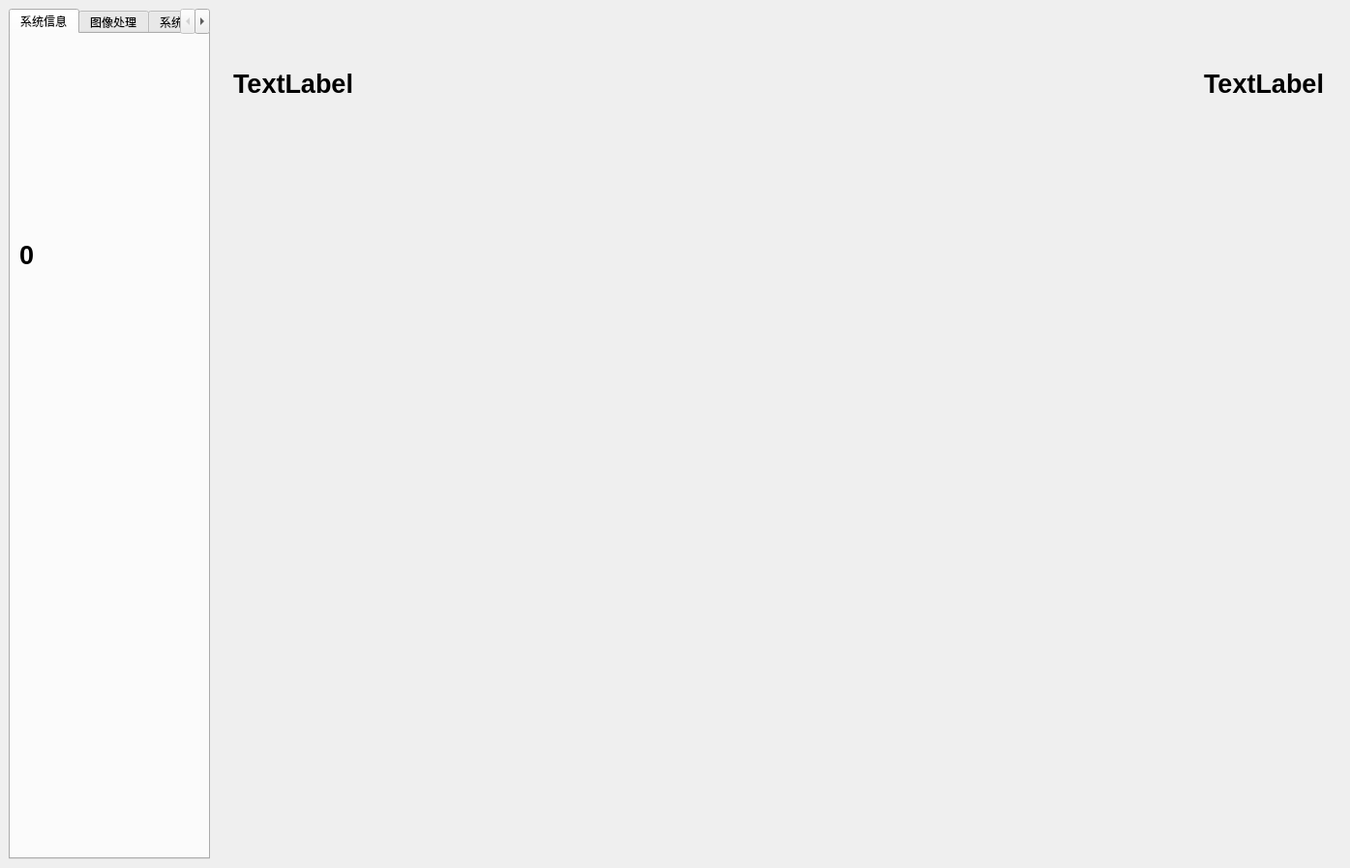
<?xml version="1.0" encoding="UTF-8"?>
<ui version="4.0">
 <class>MainWindow_UI</class>
 <widget class="QMainWindow" name="MainWindow_UI">
  <property name="geometry">
   <rect>
    <x>0</x>
    <y>0</y>
    <width>1395</width>
    <height>897</height>
   </rect>
  </property>
  <property name="windowTitle">
   <string>MainWindow</string>
  </property>
  <widget class="QWidget" name="centralwidget">
   <property name="layoutDirection">
    <enum>Qt::LayoutDirection::LeftToRight</enum>
   </property>
   <layout class="QGridLayout" name="gridLayout">
    <item row="0" column="0">
     <widget class="QFrame" name="frame_menu">
      <property name="maximumSize">
       <size>
        <width>208</width>
        <height>16777215</height>
       </size>
      </property>
      <property name="styleSheet">
       <string notr="true">QFrame {
    background-color: transparent; /* 背景透明 */
    border: none;                /* 移除边框 */
}</string>
      </property>
      <property name="frameShape">
       <enum>QFrame::Shape::StyledPanel</enum>
      </property>
      <property name="frameShadow">
       <enum>QFrame::Shadow::Raised</enum>
      </property>
      <layout class="QVBoxLayout" name="verticalLayout">
       <property name="spacing">
        <number>0</number>
       </property>
       <property name="leftMargin">
        <number>0</number>
       </property>
       <property name="topMargin">
        <number>0</number>
       </property>
       <property name="rightMargin">
        <number>0</number>
       </property>
       <property name="bottomMargin">
        <number>0</number>
       </property>
       <item>
        <widget class="QTabWidget" name="tabWidget">
         <property name="autoFillBackground">
          <bool>true</bool>
         </property>
         <property name="currentIndex">
          <number>0</number>
         </property>
         <widget class="QWidget" name="tab_3">
          <attribute name="title">
           <string>系统信息</string>
          </attribute>
          <layout class="QGridLayout" name="gridLayout_7">
           <property name="topMargin">
            <number>0</number>
           </property>
           <item row="3" column="1">
            <widget class="QFrame" name="frame">
             <property name="enabled">
              <bool>false</bool>
             </property>
             <property name="maximumSize">
              <size>
               <width>16777215</width>
               <height>200</height>
              </size>
             </property>
             <property name="styleSheet">
              <string notr="true">QFrame {
    background-color: transparent; /* 背景透明 */
    border: none;                /* 移除边框 */
}</string>
             </property>
             <property name="frameShape">
              <enum>QFrame::Shape::StyledPanel</enum>
             </property>
             <property name="frameShadow">
              <enum>QFrame::Shadow::Raised</enum>
             </property>
            </widget>
           </item>
           <item row="2" column="1">
            <widget class="QLabel" name="label_showthreadnum">
             <property name="sizePolicy">
              <sizepolicy hsizetype="Minimum" vsizetype="Minimum">
               <horstretch>0</horstretch>
               <verstretch>0</verstretch>
              </sizepolicy>
             </property>
             <property name="maximumSize">
              <size>
               <width>200</width>
               <height>100</height>
              </size>
             </property>
             <property name="font">
              <font>
               <pointsize>20</pointsize>
               <bold>true</bold>
              </font>
             </property>
             <property name="text">
              <string>0</string>
             </property>
            </widget>
           </item>
          </layout>
         </widget>
         <widget class="QWidget" name="tab_4">
          <attribute name="title">
           <string>图像处理</string>
          </attribute>
          <layout class="QGridLayout" name="gridLayout_9">
           <item row="0" column="1">
            <widget class="QPushButton" name="pushButton_3">
             <property name="minimumSize">
              <size>
               <width>100</width>
               <height>100</height>
              </size>
             </property>
             <property name="maximumSize">
              <size>
               <width>100</width>
               <height>100</height>
              </size>
             </property>
             <property name="text">
              <string/>
             </property>
             <property name="icon">
              <iconset theme="QIcon::ThemeIcon::EditUndo"/>
             </property>
             <property name="iconSize">
              <size>
               <width>100</width>
               <height>100</height>
              </size>
             </property>
            </widget>
           </item>
           <item row="1" column="1">
            <widget class="QPushButton" name="pushButton_4">
             <property name="minimumSize">
              <size>
               <width>100</width>
               <height>100</height>
              </size>
             </property>
             <property name="maximumSize">
              <size>
               <width>100</width>
               <height>100</height>
              </size>
             </property>
             <property name="text">
              <string/>
             </property>
             <property name="icon">
              <iconset theme="QIcon::ThemeIcon::UserAvailable"/>
             </property>
             <property name="iconSize">
              <size>
               <width>100</width>
               <height>100</height>
              </size>
             </property>
            </widget>
           </item>
           <item row="2" column="0">
            <widget class="QPushButton" name="pushButton_7">
             <property name="minimumSize">
              <size>
               <width>100</width>
               <height>100</height>
              </size>
             </property>
             <property name="maximumSize">
              <size>
               <width>100</width>
               <height>100</height>
              </size>
             </property>
             <property name="text">
              <string/>
             </property>
             <property name="icon">
              <iconset theme="QIcon::ThemeIcon::MediaPlaybackPause"/>
             </property>
             <property name="iconSize">
              <size>
               <width>100</width>
               <height>100</height>
              </size>
             </property>
            </widget>
           </item>
           <item row="1" column="0">
            <widget class="QPushButton" name="pushButton_5">
             <property name="minimumSize">
              <size>
               <width>100</width>
               <height>100</height>
              </size>
             </property>
             <property name="maximumSize">
              <size>
               <width>100</width>
               <height>100</height>
              </size>
             </property>
             <property name="text">
              <string/>
             </property>
             <property name="icon">
              <iconset theme="QIcon::ThemeIcon::AudioVolumeHigh"/>
             </property>
             <property name="iconSize">
              <size>
               <width>100</width>
               <height>100</height>
              </size>
             </property>
            </widget>
           </item>
           <item row="4" column="1">
            <widget class="QPushButton" name="pushButton_10">
             <property name="minimumSize">
              <size>
               <width>100</width>
               <height>100</height>
              </size>
             </property>
             <property name="maximumSize">
              <size>
               <width>100</width>
               <height>100</height>
              </size>
             </property>
             <property name="text">
              <string/>
             </property>
             <property name="icon">
              <iconset theme="QIcon::ThemeIcon::WeatherClear"/>
             </property>
             <property name="iconSize">
              <size>
               <width>100</width>
               <height>100</height>
              </size>
             </property>
            </widget>
           </item>
           <item row="3" column="1">
            <widget class="QPushButton" name="pushButton_8">
             <property name="minimumSize">
              <size>
               <width>100</width>
               <height>100</height>
              </size>
             </property>
             <property name="maximumSize">
              <size>
               <width>100</width>
               <height>100</height>
              </size>
             </property>
             <property name="text">
              <string/>
             </property>
             <property name="icon">
              <iconset theme="QIcon::ThemeIcon::MediaPlaybackStop"/>
             </property>
             <property name="iconSize">
              <size>
               <width>100</width>
               <height>100</height>
              </size>
             </property>
            </widget>
           </item>
           <item row="4" column="0">
            <widget class="QPushButton" name="pushButton_record">
             <property name="minimumSize">
              <size>
               <width>100</width>
               <height>100</height>
              </size>
             </property>
             <property name="maximumSize">
              <size>
               <width>100</width>
               <height>100</height>
              </size>
             </property>
             <property name="text">
              <string/>
             </property>
             <property name="icon">
              <iconset theme="QIcon::ThemeIcon::CameraPhoto"/>
             </property>
             <property name="iconSize">
              <size>
               <width>100</width>
               <height>100</height>
              </size>
             </property>
            </widget>
           </item>
           <item row="2" column="1">
            <widget class="QPushButton" name="pushButton_shutdown">
             <property name="minimumSize">
              <size>
               <width>100</width>
               <height>100</height>
              </size>
             </property>
             <property name="maximumSize">
              <size>
               <width>100</width>
               <height>100</height>
              </size>
             </property>
             <property name="text">
              <string/>
             </property>
             <property name="icon">
              <iconset theme="QIcon::ThemeIcon::SystemShutdown"/>
             </property>
             <property name="iconSize">
              <size>
               <width>100</width>
               <height>100</height>
              </size>
             </property>
            </widget>
           </item>
           <item row="3" column="0">
            <widget class="QPushButton" name="pushButton_9">
             <property name="minimumSize">
              <size>
               <width>100</width>
               <height>100</height>
              </size>
             </property>
             <property name="maximumSize">
              <size>
               <width>100</width>
               <height>100</height>
              </size>
             </property>
             <property name="text">
              <string/>
             </property>
             <property name="icon">
              <iconset theme="QIcon::ThemeIcon::GoNext"/>
             </property>
             <property name="iconSize">
              <size>
               <width>100</width>
               <height>100</height>
              </size>
             </property>
            </widget>
           </item>
           <item row="0" column="0">
            <widget class="QPushButton" name="pushButton_2">
             <property name="minimumSize">
              <size>
               <width>100</width>
               <height>100</height>
              </size>
             </property>
             <property name="maximumSize">
              <size>
               <width>100</width>
               <height>100</height>
              </size>
             </property>
             <property name="text">
              <string/>
             </property>
             <property name="icon">
              <iconset theme="QIcon::ThemeIcon::AddressBookNew"/>
             </property>
             <property name="iconSize">
              <size>
               <width>100</width>
               <height>100</height>
              </size>
             </property>
            </widget>
           </item>
          </layout>
         </widget>
         <widget class="QWidget" name="tab">
          <attribute name="title">
           <string>系统设置</string>
          </attribute>
          <widget class="QComboBox" name="comboBox">
           <property name="geometry">
            <rect>
             <x>70</x>
             <y>20</y>
             <width>111</width>
             <height>24</height>
            </rect>
           </property>
           <item>
            <property name="text">
             <string>ElegantDark</string>
            </property>
           </item>
           <item>
            <property name="text">
             <string>AMOLED</string>
            </property>
           </item>
           <item>
            <property name="text">
             <string>Aqua</string>
            </property>
           </item>
           <item>
            <property name="text">
             <string>ConsoleStyle</string>
            </property>
           </item>
           <item>
            <property name="text">
             <string>MacOS</string>
            </property>
           </item>
           <item>
            <property name="text">
             <string>ManjaroMix</string>
            </property>
           </item>
           <item>
            <property name="text">
             <string>MaterialDark</string>
            </property>
           </item>
           <item>
            <property name="text">
             <string>NeonButtons</string>
            </property>
           </item>
           <item>
            <property name="text">
             <string>Ubuntu</string>
            </property>
           </item>
          </widget>
          <widget class="QLabel" name="label_5">
           <property name="geometry">
            <rect>
             <x>3</x>
             <y>20</y>
             <width>61</width>
             <height>21</height>
            </rect>
           </property>
           <property name="text">
            <string>主题</string>
           </property>
           <property name="buddy">
            <cstring>comboBox</cstring>
           </property>
          </widget>
          <widget class="QFrame" name="frame_2">
           <property name="geometry">
            <rect>
             <x>40</x>
             <y>390</y>
             <width>120</width>
             <height>80</height>
            </rect>
           </property>
           <property name="frameShape">
            <enum>QFrame::Shape::StyledPanel</enum>
           </property>
           <property name="frameShadow">
            <enum>QFrame::Shadow::Raised</enum>
           </property>
          </widget>
         </widget>
        </widget>
       </item>
      </layout>
     </widget>
    </item>
    <item row="0" column="1">
     <widget class="QFrame" name="frame_vtkrender">
      <property name="minimumSize">
       <size>
        <width>0</width>
        <height>0</height>
       </size>
      </property>
      <property name="styleSheet">
       <string notr="true">QFrame {
    background-color: transparent; /* 背景透明 */
    border: none;                /* 移除边框 */
}</string>
      </property>
      <property name="frameShape">
       <enum>QFrame::Shape::StyledPanel</enum>
      </property>
      <property name="frameShadow">
       <enum>QFrame::Shadow::Raised</enum>
      </property>
      <layout class="QGridLayout" name="gridLayout_2">
       <property name="leftMargin">
        <number>0</number>
       </property>
       <property name="topMargin">
        <number>0</number>
       </property>
       <property name="rightMargin">
        <number>0</number>
       </property>
       <property name="bottomMargin">
        <number>0</number>
       </property>
       <item row="0" column="0">
        <widget class="QFrame" name="frame_main">
         <property name="frameShape">
          <enum>QFrame::Shape::StyledPanel</enum>
         </property>
         <property name="frameShadow">
          <enum>QFrame::Shadow::Raised</enum>
         </property>
         <layout class="QGridLayout" name="gridLayout_3">
          <item row="0" column="0">
           <widget class="QFrame" name="frame">
            <property name="maximumSize">
             <size>
              <width>16777215</width>
              <height>100</height>
             </size>
            </property>
            <layout class="QHBoxLayout" name="horizontalLayout">
             <property name="sizeConstraint">
              <enum>QLayout::SizeConstraint::SetMinimumSize</enum>
             </property>
             <item>
              <widget class="QLabel" name="label_hospital">
               <property name="minimumSize">
                <size>
                 <width>300</width>
                 <height>100</height>
                </size>
               </property>
               <property name="maximumSize">
                <size>
                 <width>16777215</width>
                 <height>100</height>
                </size>
               </property>
               <property name="font">
                <font>
                 <pointsize>20</pointsize>
                 <bold>true</bold>
                </font>
               </property>
               <property name="text">
                <string>TextLabel</string>
               </property>
               <property name="alignment">
                <set>Qt::AlignmentFlag::AlignLeading|Qt::AlignmentFlag::AlignLeft|Qt::AlignmentFlag::AlignVCenter</set>
               </property>
              </widget>
             </item>
             <item>
              <widget class="QLabel" name="label_currenttime">
               <property name="minimumSize">
                <size>
                 <width>300</width>
                 <height>100</height>
                </size>
               </property>
               <property name="maximumSize">
                <size>
                 <width>16777215</width>
                 <height>100</height>
                </size>
               </property>
               <property name="font">
                <font>
                 <pointsize>20</pointsize>
                 <bold>true</bold>
                </font>
               </property>
               <property name="text">
                <string>TextLabel</string>
               </property>
               <property name="alignment">
                <set>Qt::AlignmentFlag::AlignRight|Qt::AlignmentFlag::AlignTrailing|Qt::AlignmentFlag::AlignVCenter</set>
               </property>
              </widget>
             </item>
            </layout>
           </widget>
          </item>
          <item row="1" column="0">
           <widget class="QGraphicsView" name="graphicsView">
            <property name="enabled">
             <bool>false</bool>
            </property>
           </widget>
          </item>
          <item row="2" column="0">
           <widget class="QFrame" name="frame_3">
            <property name="maximumSize">
             <size>
              <width>16777215</width>
              <height>50</height>
             </size>
            </property>
            <property name="frameShape">
             <enum>QFrame::Shape::StyledPanel</enum>
            </property>
            <property name="frameShadow">
             <enum>QFrame::Shadow::Raised</enum>
            </property>
           </widget>
          </item>
         </layout>
        </widget>
       </item>
      </layout>
     </widget>
    </item>
   </layout>
  </widget>
 </widget>
 <resources>
  <include location="../QtGuiApp/resources.qrc"/>
 </resources>
 <connections/>
</ui>
